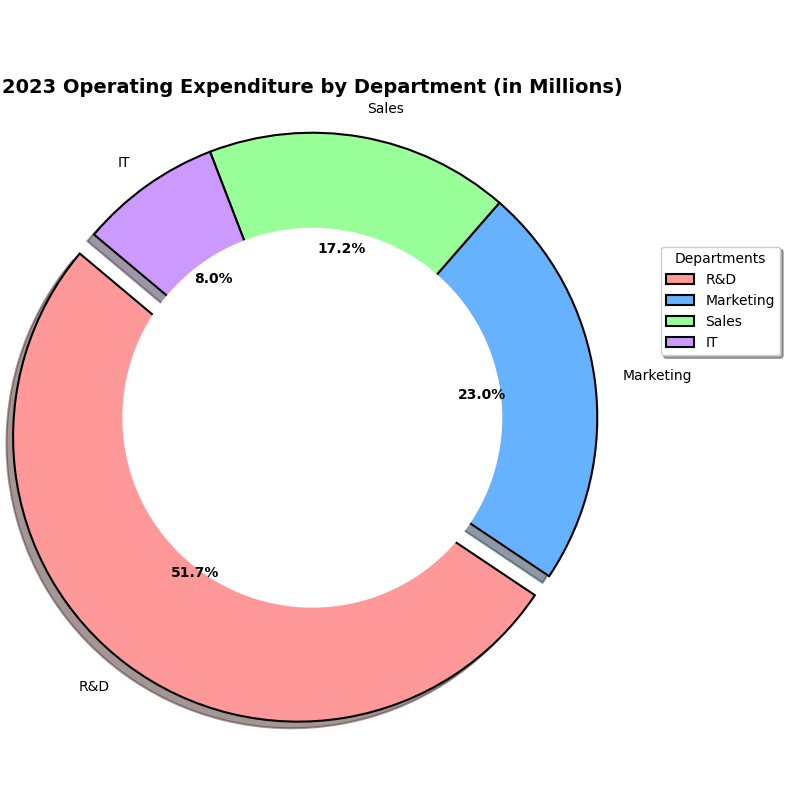

Recreate this plot in Python.
import matplotlib.pyplot as plt

departments = ['R&D', 'Marketing', 'Sales', 'IT']
expenditure = [45, 20, 15, 7]  # in millions
colors = ['#FF9999', '#66B2FF', '#99FF99', '#CC99FF']
explode = (0.1, 0, 0, 0)

fig, ax1 = plt.subplots(figsize=(8, 8))

wedges, texts, autotexts = ax1.pie(
    expenditure, explode=explode, labels=departments, colors=colors, autopct='%1.1f%%',
    startangle=140, shadow=True, wedgeprops=dict(edgecolor='black', linewidth=1.5), radius=1.2)

# Add a circle at the center to transform the pie chart into a donut chart
centre_circle = plt.Circle((0,0),0.8,fc='white')
fig.gca().add_artist(centre_circle)

plt.setp(autotexts, size=10, weight="bold", color="black")

ax1.set_title('2023 Operating Expenditure by Department (in Millions)', fontsize=14, fontweight='bold', pad=20)
ax1.legend(title='Departments', loc='upper right', bbox_to_anchor=(1.3, 0.8), shadow=True, fontsize=10)

plt.tight_layout()

plt.show()
